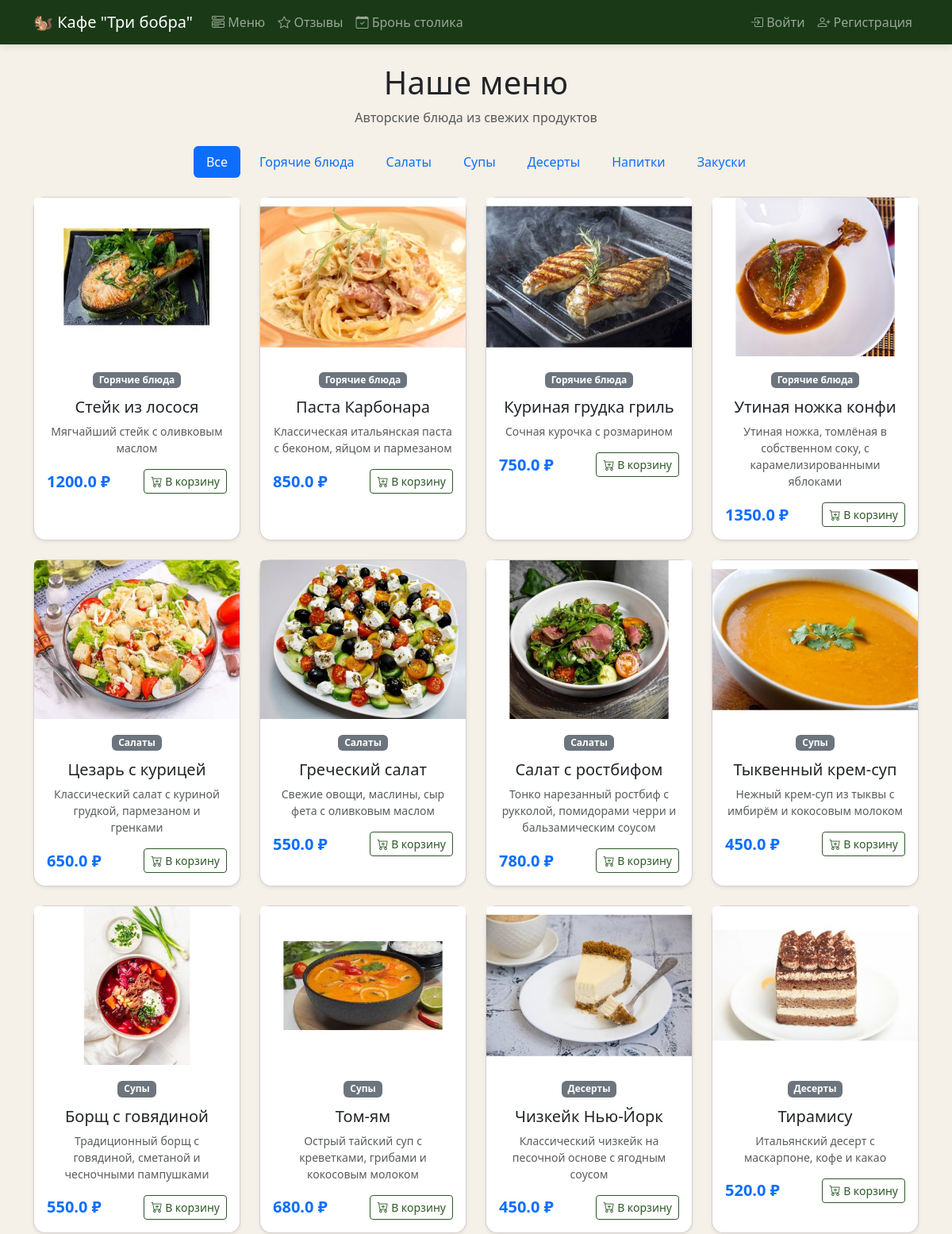
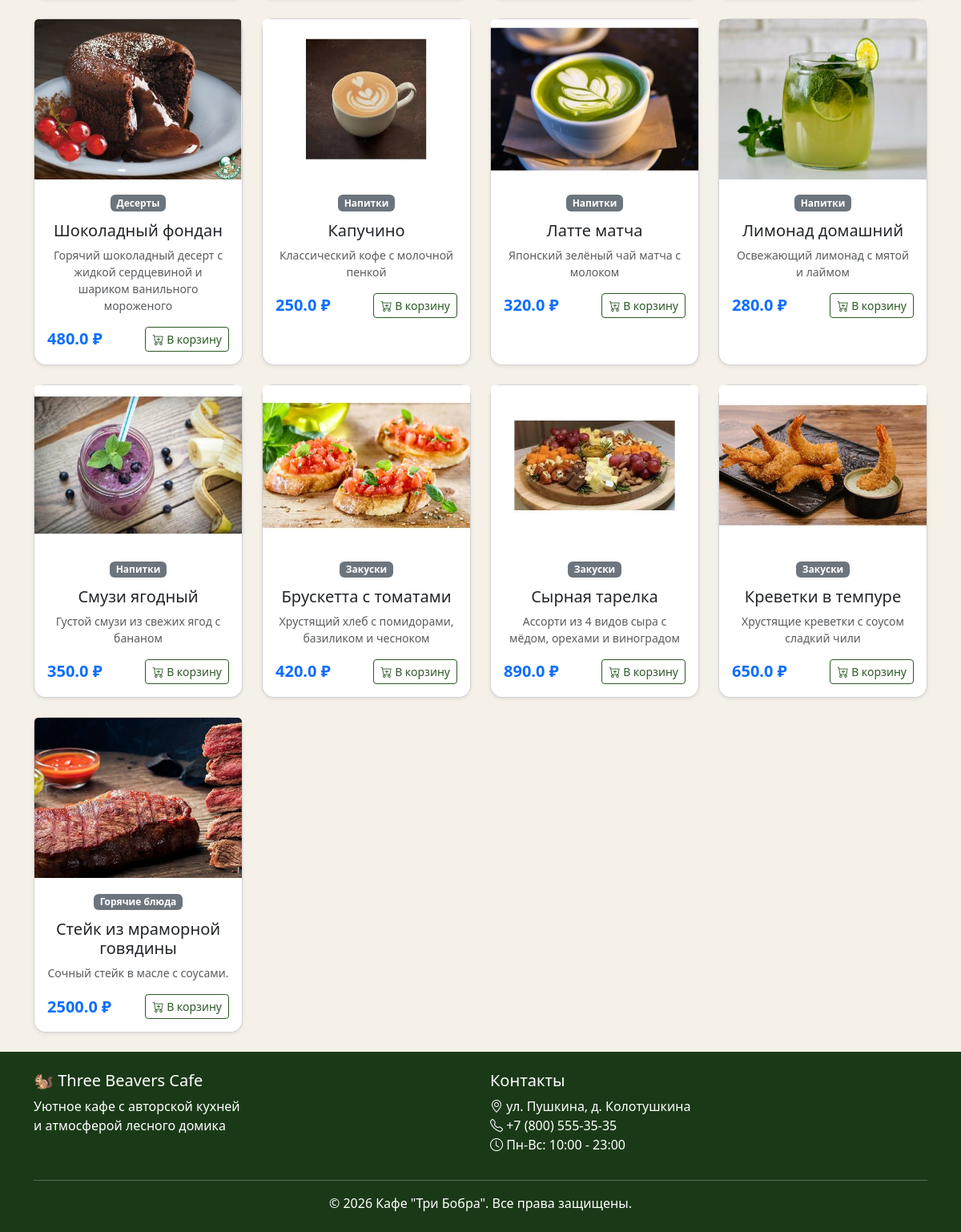
The page /menu on the database its author committed (2 pictures, top to bottom).
### models.py (models this page shows)
class Category(db.Model):
    id = db.Column(db.Integer, primary_key=True)
    name = db.Column(db.String(50), unique=True, nullable=False)
    items = db.relationship("MenuItem", backref="category", lazy=True)

class MenuItem(db.Model):
    id = db.Column(db.Integer, primary_key=True)
    name = db.Column(db.String(100), nullable=False)
    description = db.Column(db.Text, nullable=True)
    price = db.Column(db.Float, nullable=False)
    image_url = db.Column(db.String(300), default="default-food.jpg")
    available = db.Column(db.Boolean, default=True)
    category_id = db.Column(db.Integer, db.ForeignKey("category.id"), nullable=False)

### routes/menu.py (the view)
@menu_bp.route("/menu")
def menu():
    category_id = request.args.get("category", type=int)
    if category_id:
        items = MenuItem.query.filter_by(available=True, category_id=category_id).all()
    else:
        items = MenuItem.query.filter_by(available=True).all()
    categories = Category.query.all()
    cart_count = 0
    if current_user.is_authenticated:
        cart_count = sum(item.quantity for item in current_user.cart_items)
    return render_template("menu.html", items=items, categories=categories, cart_count=cart_count)

### templates/menu.html (shortened to what this page needs)
{% extends "base.html" %}
{% block content %}
<div class="container">
    <h1 class="text-center mb-2">Наше меню</h1>
    <p class="text-center text-muted mb-4">Авторские блюда из свежих продуктов</p>
    <div class="row mb-4">
        <div class="col">
            <nav class="nav nav-pills justify-content-center flex-wrap gap-2">
                <a class="nav-link {% if not request.args.get('category') %}active{% endif %}"
                   href="{{ url_for('menu.menu') }}">Все</a>
                {% for category in categories %}
                <a class="nav-link {% if request.args.get('category')|int == category.id %}active{% endif %}"
                   href="{{ url_for('menu.menu', category=category.id) }}">
                    {{ category.name }}
                </a>
                {% endfor %}
            </nav>
        </div>
    </div>
    <div class="row g-4">
        {% if items %}
        {% for item in items %}
        <div class="col-md-3">
            <div class="card h-100 shadow-sm">
                <img src="{{ url_for('static', filename='images/menu/' + item.image_url) }}"
                     class="card-img-top" alt="{{ item.name }}"
                     style="height: 200px; object-fit: cover;">
                <div class="card-body text-center">
                    <span class="badge bg-secondary mb-2">{{ item.category.name }}</span>
                    <h5 class="card-title mt-1">{{ item.name }}</h5>
                    <p class="card-text text-muted small">{{ item.description }}</p>
                    <div class="d-flex justify-content-between align-items-center mt-3">
                        <span class="fw-bold text-primary fs-5">{{ item.price }} ₽</span>
                        {% if current_user.is_authenticated %}
                        <form method="POST" action="{{ url_for('cart.add_to_cart', item_id=item.id) }}"
                              style="display: inline;">
                            <button type="submit" class="btn btn-sm btn-outline-primary">
                                <i class="bi bi-cart-plus"></i> В корзину
                            </button>
                        </form>
                        {% else %}
                        <a href="{{ url_for('auth.login') }}" class="btn btn-sm btn-outline-primary">
                            <i class="bi bi-cart-plus"></i> В корзину
                        </a>
                        {% endif %}
                    </div>
                </div>
            </div>
        </div>
        {% endfor %}
        {% else %}
        <div class="col-12 text-center py-5">
            <span style="font-size: 80px;">🍽️</span>
            <h3 class="mt-3">Меню пока пустое</h3>
            <p class="text-muted">Скоро мы добавим блюда</p>
        </div>
        {% endif %}
    </div>
</div>
{% endblock %}

### templates/base.html (shortened to what this page needs)
<!DOCTYPE html>
<html lang="ru">
<head>
    <link href="https://cdn.jsdelivr.net/npm/bootstrap@5.3.2/dist/css/bootstrap.min.css" rel="stylesheet">
    <link href="https://cdn.jsdelivr.net/npm/bootstrap-icons@1.11.2/font/bootstrap-icons.css" rel="stylesheet">
    <link href="{{ url_for('static', filename='css/style.css') }}" rel="stylesheet">
</head>
<body>
    <nav class="navbar navbar-expand-lg navbar-dark bg-dark-green sticky-top">
        <div class="container">
            <a class="navbar-brand" href="{{ url_for('main.index') }}">
                🐿 Кафе "Три бобра"
            </a>
            <div class="collapse navbar-collapse" id="navbarNav">
                <ul class="navbar-nav me-auto">
                    <li class="nav-item">
                        <a class="nav-link" href="{{ url_for('menu.menu') }}">
                            <i class="bi bi-menu-button-wide"></i> Меню
                        </a>
                    </li>
                    <li class="nav-item">
                        <a class="nav-link" href="{{ url_for('reviews.reviews') }}">
                            <i class="bi bi-star"></i> Отзывы
                        </a>
                    </li>
                    <li class="nav-item">
                        <a class="nav-link" href="{{ url_for('booking.booking') }}">
                            <i class="bi bi-calendar-check"></i> Бронь столика
                        </a>
                    </li>
                </ul>
                <ul class="navbar-nav">
                    {% if current_user.is_authenticated %}
                    <li class="nav-item">
                        <a class="nav-link d-flex align-items-center gap-1" href="{{ url_for('cart.cart') }}">
                            <i class="bi bi-cart2"></i> Корзина
                            <span id="cart-count" class="badge bg-warning text-dark {% if cart_count == 0 %}d-none{% endif %}">
                                {{ cart_count }}
                            </span>
                        </a>
                    </li>
                    <li class="nav-item dropdown">
                        <a class="nav-link dropdown-toggle d-flex align-items-center" href="#" role="button" data-bs-toggle="dropdown">
                            <img src="/auth/avatar/{{ current_user.id }}"
                                 class="rounded-circle me-2"
                                 style="width: 24px; height: 24px; object-fit: cover;"
                                 alt="">
                            {{ current_user.username }}
                            {% if current_user.is_admin %}<span class="badge bg-danger ms-1">admin</span>{% endif %}
                        </a>
                        <ul class="dropdown-menu">
                            <li><a class="dropdown-item" href="{{ url_for('auth.profile') }}">
                                <i class="bi bi-person"></i> Мой профиль
                            </a></li>
                            <li><a class="dropdown-item" href="{{ url_for('orders.orders') }}">
                                <i class="bi bi-bag"></i> Мои заказы
                            </a></li>
                            <li><a class="dropdown-item" href="{{ url_for('booking.my_bookings') }}">
                                <i class="bi bi-calendar"></i> Мои брони
                            </a></li>
                            {% if current_user.is_admin %}
                            <li><hr class="dropdown-divider"></li>
                            <li><a class="dropdown-item" href="{{ url_for('admin.dashboard') }}">
                                <i class="bi bi-shield-lock"></i> Админ-панель
                            </a></li>
                            {% endif %}
                            <li><hr class="dropdown-divider"></li>
                            <li><a class="dropdown-item text-danger" href="{{ url_for('auth.logout') }}">
                                <i class="bi bi-box-arrow-right"></i> Выйти
                            </a></li>
                        </ul>
                    </li>
                    {% else %}
                    <li class="nav-item">
                        <a class="nav-link" href="{{ url_for('auth.login') }}">
                            <i class="bi bi-box-arrow-in-right"></i> Войти
                        </a>
                    </li>
                    <li class="nav-item">
                        <a class="nav-link" href="{{ url_for('auth.register') }}">
                            <i class="bi bi-person-plus"></i> Регистрация
                        </a>
                    </li>
                    {% endif %}
                </ul>
            </div>
        </div>
    </nav>
    <main class="py-4">
        {% block content %}{% endblock %}
    </main>
    <footer class="bg-dark-green text-white py-4 mt-auto">
        <div class="container">
            <div class="row">
                <div class="col-md-6">
                    <h5>🐿 Three Beavers Cafe</h5>
                    <p>Уютное кафе с авторской кухней<br>и атмосферой лесного домика</p>
                </div>
                <div class="col-md-6">
                    <h5>Контакты</h5>
                    <p>
                        <i class="bi bi-geo-alt"></i> ул. Пушкина, д. Колотушкина<br>
                        <i class="bi bi-telephone"></i> +7 (800) 555-35-35<br>
                        <i class="bi bi-clock"></i> Пн-Вс: 10:00 - 23:00
                    </p>
                </div>
            </div>
            <hr>
            <p class="text-center mb-0">&copy; 2026 Кафе "Три Бобра". Все права защищены.</p>
        </div>
    </footer>
</body>
</html>

### static/css/style.css (style rules this page uses)
:root { --beaver-green: #2d5a27; --beaver-dark: #1a3a17; --beaver-light: #4a7c43; --beaver-gold: #c4a35a; --beaver-cream: #f5f0e8; --beaver-brown: #6b4f3c; }
.bg-dark-green { background-color: var(--beaver-dark) !important; }
.btn-outline-primary { color: var(--beaver-green); border-color: var(--beaver-green); }
.card { border-radius: 15px; transition: transform 0.3s, box-shadow 0.3s; }
.navbar { box-shadow: 0 2px 10px rgba(0, 0, 0, 0.1); }
.nav-link { transition: color 0.3s; }
footer { background-color: var(--beaver-dark); }
body { background-color: var(--beaver-cream); min-height: 100vh; display: flex; flex-direction: column; }
main { flex: 1; }

### rows shown on the page
Category: name "Горячие блюда"
Category: name "Салаты"
Category: name "Супы"
Category: name "Десерты"
Category: name "Напитки"
Category: name "Закуски"
MenuItem: image_url (picture), category.name "Горячие блюда", name "Стейк из лосося", description "Мягчайший стейк с оливковым маслом", price "1200.0"
MenuItem: image_url (picture), category.name "Горячие блюда", name "Паста Карбонара", description "Классическая итальянская паста с беконом, яйцом и пармезаном", price "850.0"
MenuItem: image_url (picture), category.name "Горячие блюда", name "Куриная грудка гриль", description "Сочная курочка с розмарином", price "750.0"
MenuItem: image_url (picture), category.name "Горячие блюда", name "Утиная ножка конфи", description "Утиная ножка, томлёная в собственном соку, с карамелизированными яблоками", price "1350.0"
MenuItem: image_url (picture), category.name "Салаты", name "Цезарь с курицей", description "Классический салат с куриной грудкой, пармезаном и гренками", price "650.0"
MenuItem: image_url (picture), category.name "Салаты", name "Греческий салат", description "Свежие овощи, маслины, сыр фета с оливковым маслом", price "550.0"
MenuItem: image_url (picture), category.name "Салаты", name "Салат с ростбифом", description "Тонко нарезанный ростбиф с рукколой, помидорами черри и бальзамическим соусом", price "780.0"
MenuItem: image_url (picture), category.name "Супы", name "Тыквенный крем-суп", description "Нежный крем-суп из тыквы с имбирём и кокосовым молоком", price "450.0"
MenuItem: image_url (picture), category.name "Супы", name "Борщ с говядиной", description "Традиционный борщ с говядиной, сметаной и чесночными пампушками", price "550.0"
MenuItem: image_url (picture), category.name "Супы", name "Том-ям", description "Острый тайский суп с креветками, грибами и кокосовым молоком", price "680.0"
MenuItem: image_url (picture), category.name "Десерты", name "Чизкейк Нью-Йорк", description "Классический чизкейк на песочной основе с ягодным соусом", price "450.0"
MenuItem: image_url (picture), category.name "Десерты", name "Тирамису", description "Итальянский десерт с маскарпоне, кофе и какао", price "520.0"
MenuItem: image_url (picture), category.name "Десерты", name "Шоколадный фондан", description "Горячий шоколадный десерт с жидкой сердцевиной и шариком ванильного мороженого", price "480.0"
MenuItem: image_url (picture), category.name "Напитки", name "Капучино", description "Классический кофе с молочной пенкой", price "250.0"
MenuItem: image_url (picture), category.name "Напитки", name "Латте матча", description "Японский зелёный чай матча с молоком", price "320.0"
MenuItem: image_url (picture), category.name "Напитки", name "Лимонад домашний", description "Освежающий лимонад с мятой и лаймом", price "280.0"
MenuItem: image_url (picture), category.name "Напитки", name "Смузи ягодный", description "Густой смузи из свежих ягод с бананом", price "350.0"
MenuItem: image_url (picture), category.name "Закуски", name "Брускетта с томатами", description "Хрустящий хлеб с помидорами, базиликом и чесноком", price "420.0"
MenuItem: image_url (picture), category.name "Закуски", name "Сырная тарелка", description "Ассорти из 4 видов сыра с мёдом, орехами и виноградом", price "890.0"
MenuItem: image_url (picture), category.name "Закуски", name "Креветки в темпуре", description "Хрустящие креветки с соусом сладкий чили", price "650.0"
MenuItem: image_url (picture), category.name "Горячие блюда", name "Стейк из мраморной говядины", description "Сочный стейк в масле с соусами.", price "2500.0"
